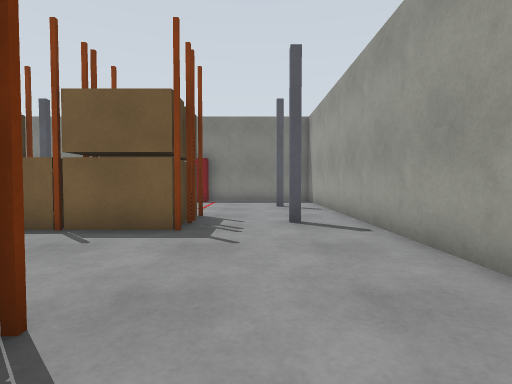
View 1 (above)

24 first-person views from a walk through a Gazebo world. The camera is 0.94 m above the floor, tilts 2° down and sees 80° across. The floor is counted in squares, 1 m on a side. Each view is taken from the middle of a square. On the plan, view 1 faces up. The plan holds only what a view shows up to about 11 squares ahead; the rest is blank.

View 2
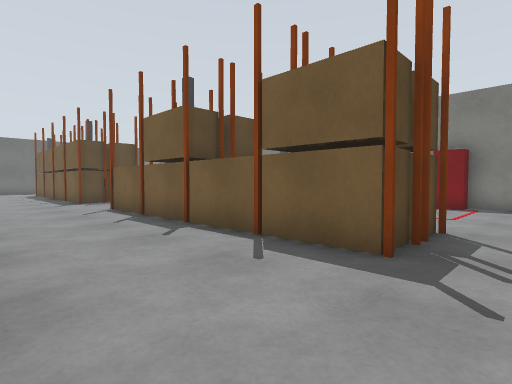

View 3
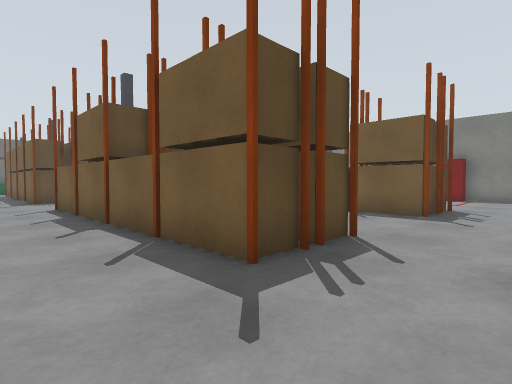

View 4
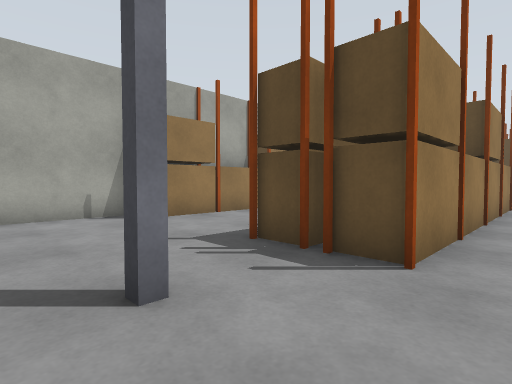

View 5
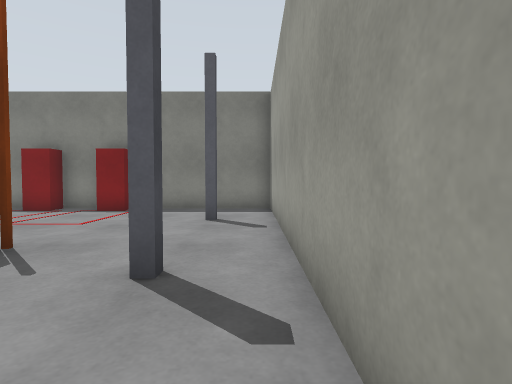

View 6
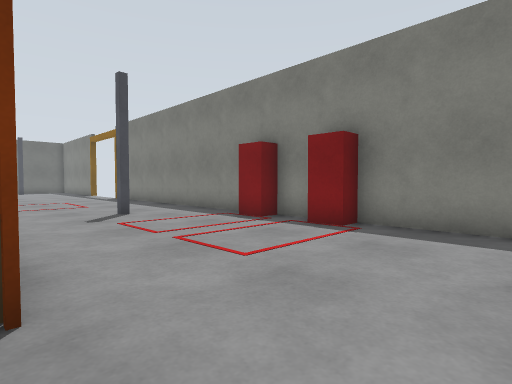

View 7
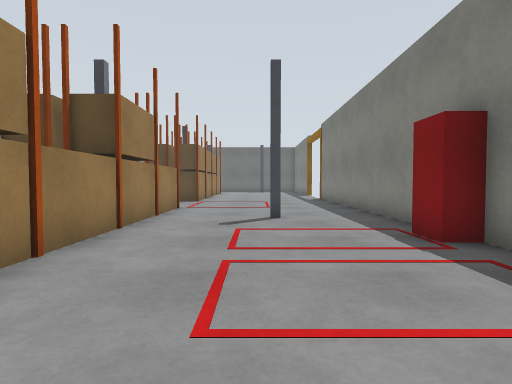

View 8
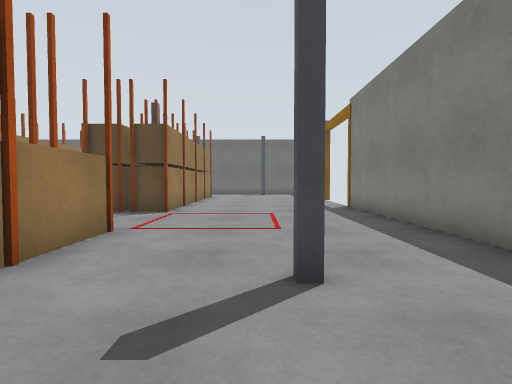

View 9
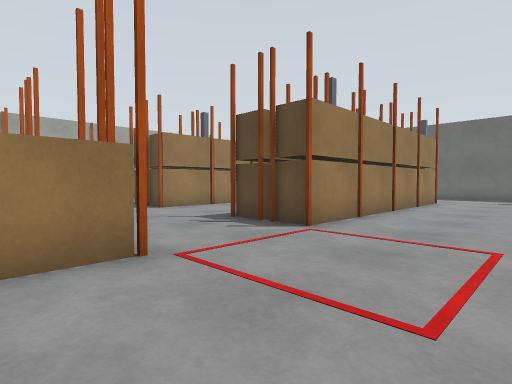

View 10
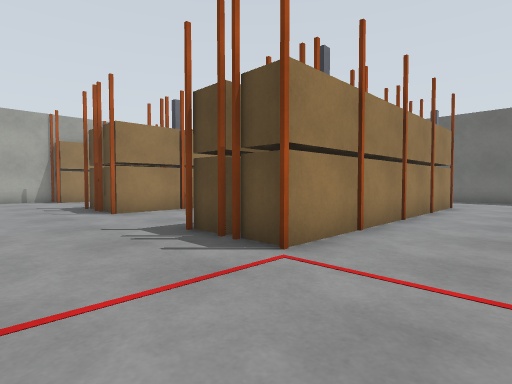

View 11
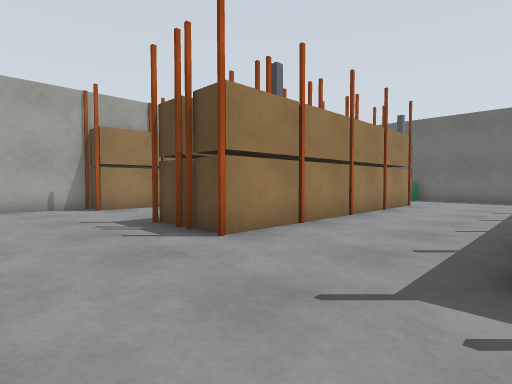

View 12
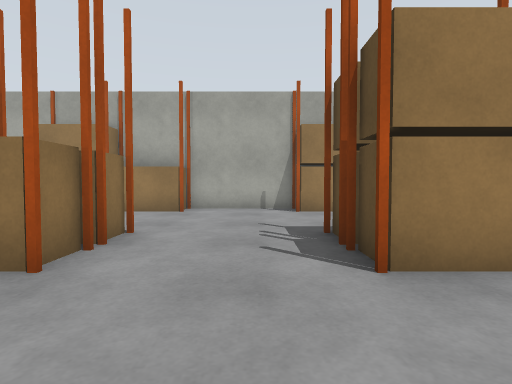

View 13
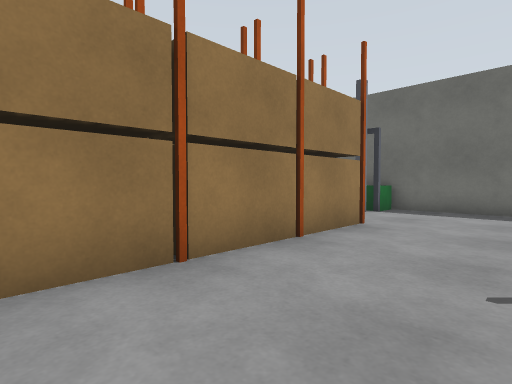

View 14
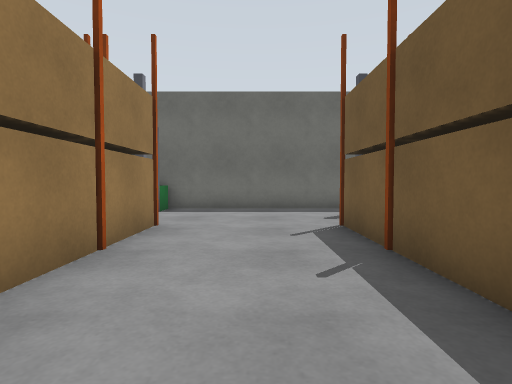

View 15
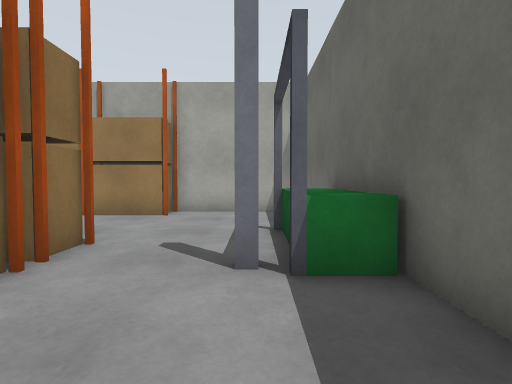

View 16
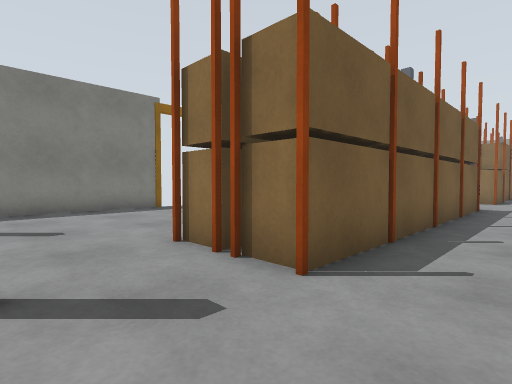

View 17
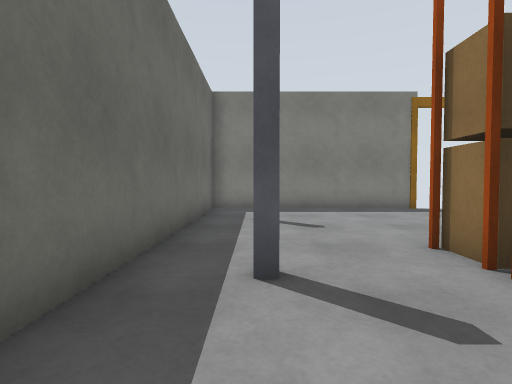

View 18
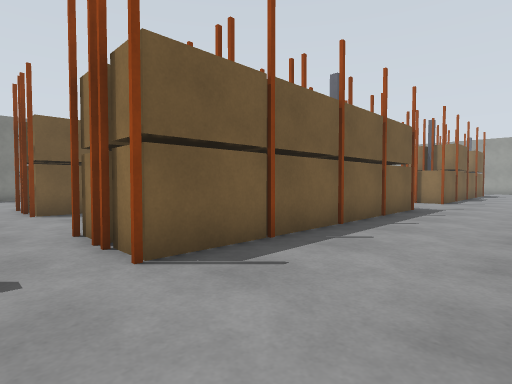

View 19
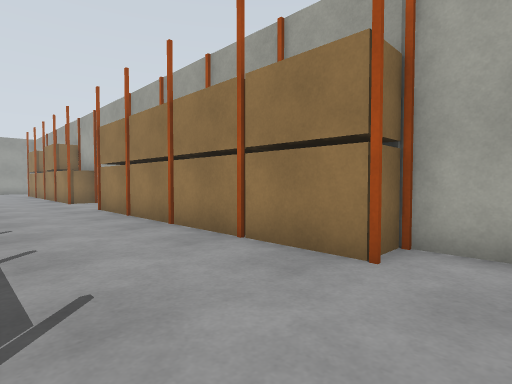

View 20
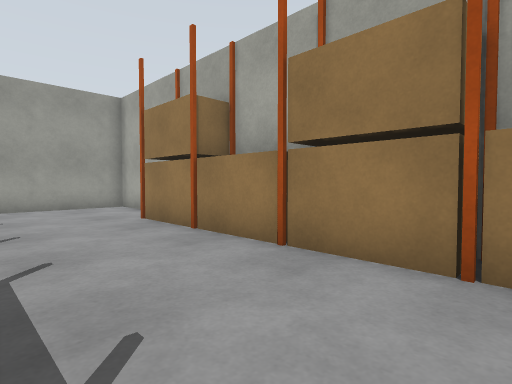

View 21
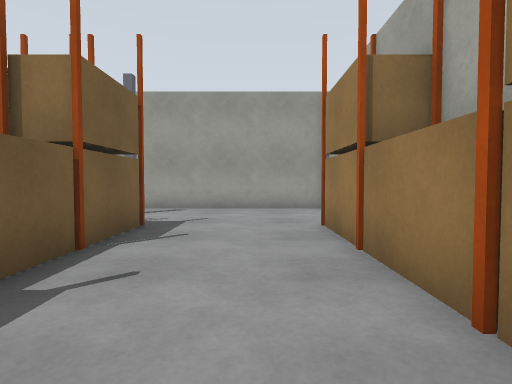

View 22
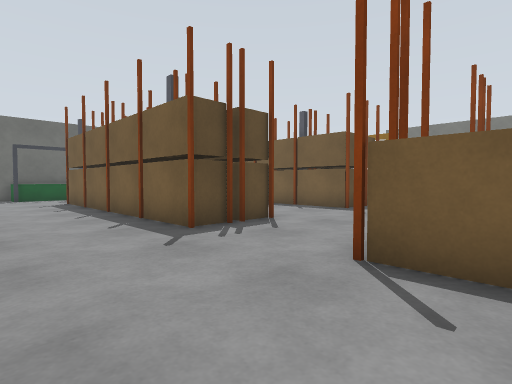

View 23
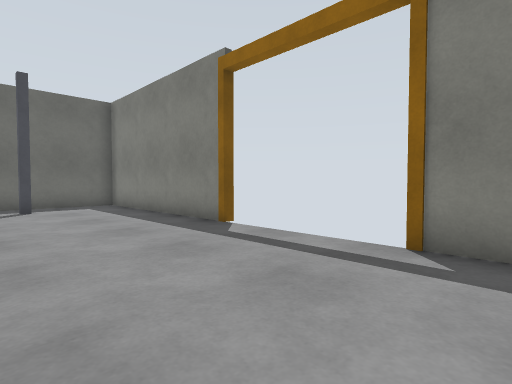

View 24
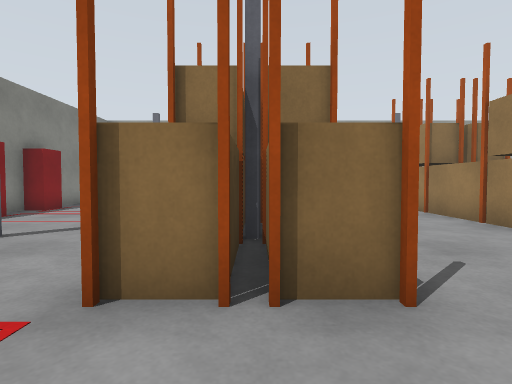

### Floor plan
Key: @ floor where view 1 was taken; # wall or solid block; . floor; R rack; P grey post; C cabinet; N conveyor; L door leaf; O other object.
Columns run from 28 left of view 1 to 3 right of it. Each row starts with its distance up from view 1.
 15 #######L    ####################
 14 #......................C.CC....#
 13 #..............................#
 12 #..............................#
 11 #.P.................P........P.#
 10 #..............................#
  9 #..............................#
  8 #....RRRRRRRRRR...RRRRRRRRR....#
  7 #.P..RRR R PRRR...RRPRR RRR..P.#
  6 #....RRRRRRRRRR...RRRRRRRRR....#
  5 #..............................#
  4 #..............................#
  3 #..............................#
  2 #....RRRRRRRRR....RRRRRRRRR....#
  1 #NOP.RRRRRRPRRR...R P R RRR..P.#
  0 #N...RRRRRRRRRR...RRRRRRRRR.@..#
 -1 #N.............................#
 -2 #N.............................#
 -3 # .............................#
 -4 # .............................#
 -5 # ...RRRRRRRRRR...RRRRRRRRR....#
 -6  #######     ###################

Positions as (right, up) in squares from view 1, and headings:
1: (0, 0), facing up
2: (0, 2), facing up-left
3: (1, -3), facing up-left
4: (2, 3), facing down-left
5: (2, 4), facing up
6: (1, 8), facing up-left
7: (0, 11), facing left
8: (-5, 11), facing left
9: (-9, 12), facing down-left
10: (-11, 11), facing down-left
11: (-11, 6), facing down-left
12: (-13, 5), facing down
13: (-17, 5), facing down-left
14: (-17, 4), facing left
15: (-26, 4), facing down
16: (-26, 4), facing up-right
17: (-26, 4), facing up
18: (-25, -4), facing up-right
19: (-25, -1), facing down-right
20: (-9, -1), facing down-right
21: (-8, -3), facing right
22: (-9, -4), facing up-left
23: (-15, 10), facing up-left
24: (-13, 7), facing right
